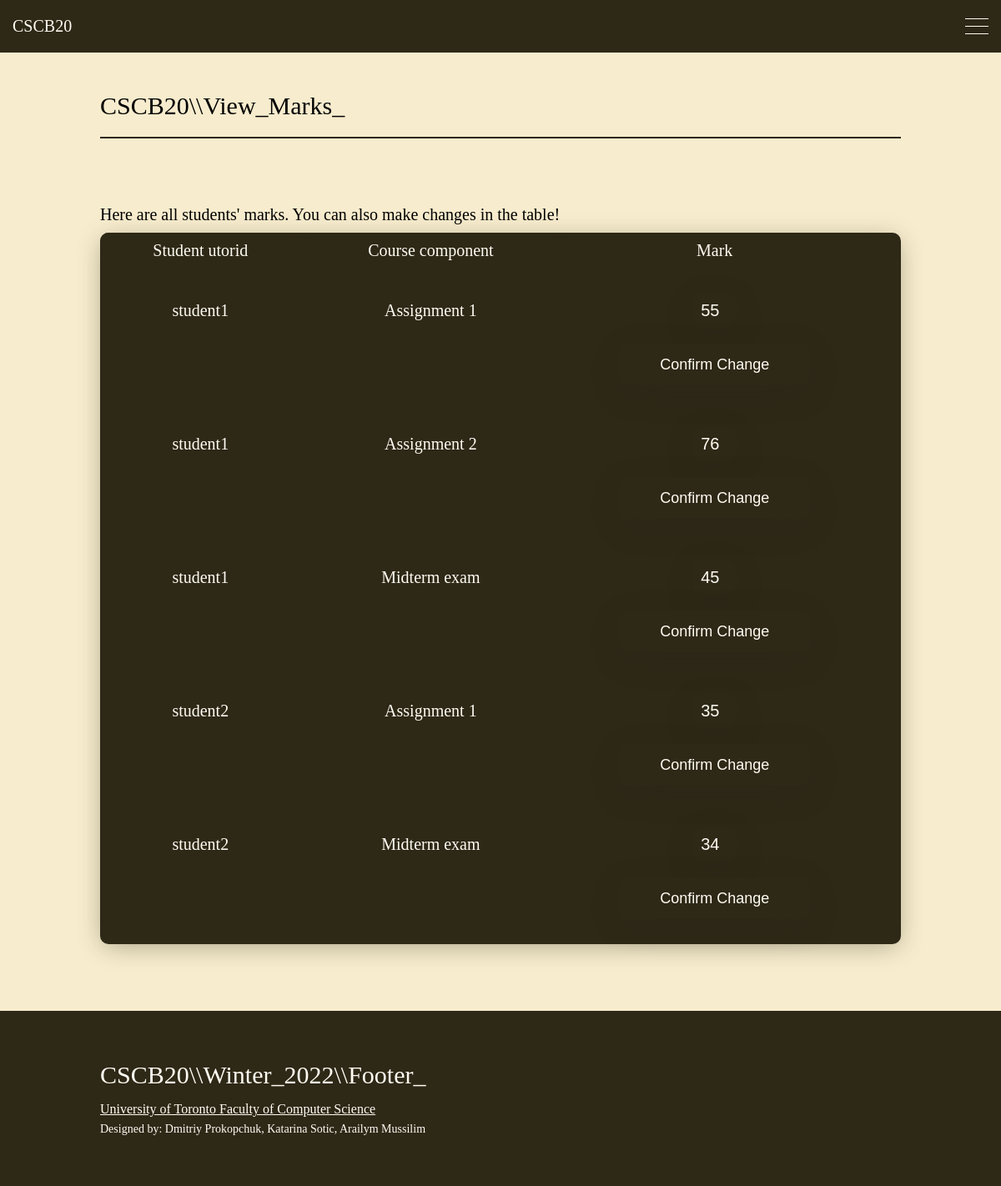
The app's page /viewmarks with its own data.
### app.py (models this page shows, shortened)
class Student(db.Model):
    __tablename__ = 'Student'
    utorid = db.Column(db.String(20), db.ForeignKey('RegisteredUsers.utorid'), primary_key=True, nullable=False)
    coursecomponent = db.Column(db.String(100), nullable=False, primary_key=True)
    mark = db.Column(db.Integer, nullable = False)

### app.py (the view, shortened to what this page needs)
@app.route('/viewmarks', methods = ['GET', 'POST'])
def viewmarks():
    if request.method == 'GET':
        user = db.engine.execute("select * from Student ORDER BY utorid, coursecomponent").all()
        return render_template('viewmarks.html', user=user)

### templates/viewmarks.html (shortened to what this page needs)
{% extends "loginsuccess_temp.html" %}
{% block content %}
        <div class = "content-wrapper">
            <p class="big-title">CSCB20\\View_Marks<span class = "underline-animation">_</span></p>
            <div class="linebr"></div>
            <p>Here are all students' marks. You can also make changes in the table!</p>
            <div id="table">
                <div id="table-header">
                    <div class="table-header-cell">Student utorid</div>
                    <div class="table-header-cell">Course component</div>
                    <div class="table-header-cell">Mark</div>
                </div>
                {% for user in user %}
                <div id="table-body">
                    <div class="table-row">
                        <div class="table-body-cell">{{ user[0] }}</div>
                        <div class="table-body-cell">{{ user[1] }}</div>
                        <div class="table-body-cell">
                            <form  action="viewmarks" method = "post">
                                <input class = "number-input" type="remark" name="remark" required value = "{{ user[2] }}">
                                <button type = "submit" class = "general-button">Confirm Change</button>
                            </form>
                        </div>
                        <div class="table-body-cell"></div>
                    </div>
                </div>
                {% endfor %}
                </div>
            </div>
        {% endblock %}

### static/css/styles.css (style rules this page uses)
html { scroll-behavior: smooth; }
body { background-color: #f7eccd; margin: 0px; font-size: 20px; padding: 0; }
input { width: 60%; height: 20px; background: #2e2817; color:#fffcf2; justify-content: center; display: flex; margin: 20px auto; padding: 10px; border: none; outline: none; font-size: 20px; border-radius: 10px; box-shadow: rgba(39, 37, 22, 0.42) 0px 10px 40px -10px; }
button { width: 60%; height: 40px; margin: 10px auto; justify-content: center; display: block; color: #fff; background: #2e2817; font-size: 1em; margin-top: 20px; outline: none; border: none; border-radius: 5px; transition: .2s ease-in; cursor: pointer; padding:0px 10px 0px 10px; box-sizing: content-box; }
p, ul { margin-block-start: 0.5em; margin-block-end: 0.5em; }
::placeholder { color:rgba(255,255,255,0.6); }
.general-button { font-size: 18px; color:#fffcf2; background-color: #2e2817; height: 50px; min-width: 150px; border: none; border-radius: 10px; transition: all 0.2s; box-shadow: rgba(39, 37, 22, 0.42) 0px 10px 40px -10px; transform: perspective(1000px); }
.content-wrapper { width: 80%; display: block; padding-top: 50px; margin: auto; min-height: 100vh; padding-bottom: 80px; transform: translate3d(0px, 0px, 0px); -webkit-transform: translate3d(0px, 0px, 0px); }
.big-title { font-size: 30px; margin-top: 60px; margin-bottom: 15px; }
.linebr { border-bottom: 2px solid #2e2817; text-decoration-color: rgba(255,252,242,1); width: 100%; margin-top: 20px; }
.underline-animation { animation-name: underline-animation; animation-duration: 1.5s; animation-iteration-count: infinite; }
#table { width:100%; display: table; padding-bottom: 10px; background-color: #2e2817; border-radius: 10px; color: #fffcf2; box-shadow: rgba(39, 37, 22, 0.42) 0px 5px 30px -5px; }
#table-header { display: table-header-group; background-color:#2e2817; color:#fffcf2; font-size: 25px; }
.table-header-cell { display: table-cell; padding: 10px 5px 10px 5px; text-align: center; border-radius: 10px; }
#table-body { display: table-row-group; }
.table-row { display: table-row; }
.table-body-cell { display: table-cell; text-align: center; padding: 10px; }
.number-input { width:33px; overflow: visible; }
@media screen and (max-width: 1216px) { #table-header { font-size: 20px; } }

### records on screen
Student: utorid "student1", coursecomponent "Assignment 1", remark "55"
Student: utorid "student1", coursecomponent "Assignment 2", remark "76"
Student: utorid "student1", coursecomponent "Midterm exam", remark "45"
Student: utorid "student2", coursecomponent "Assignment 1", remark "35"
Student: utorid "student2", coursecomponent "Midterm exam", remark "34"
